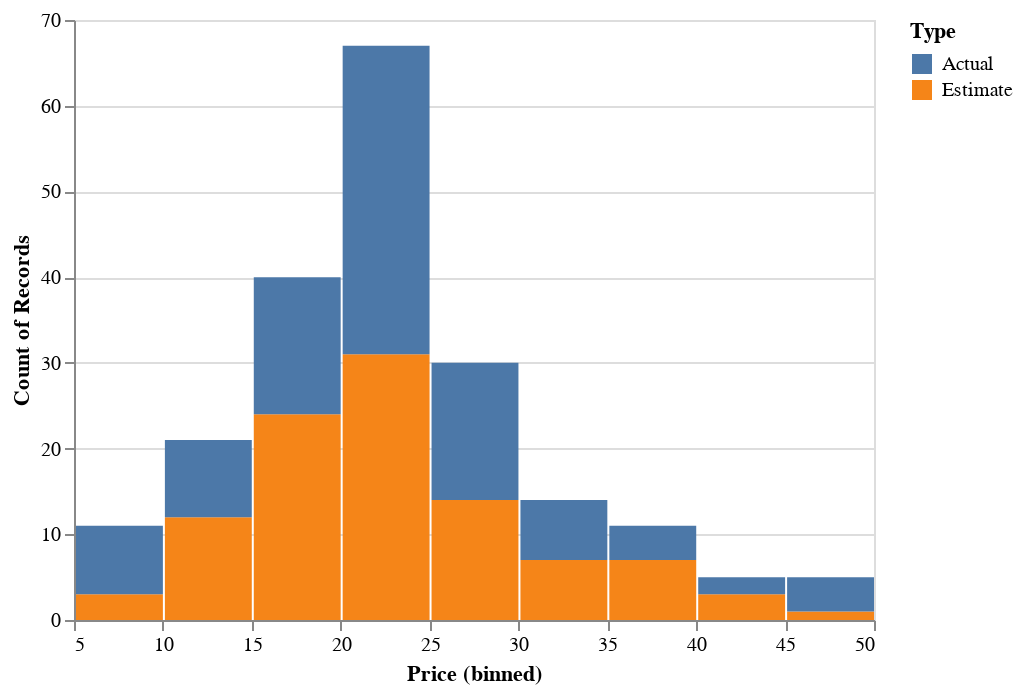

Source (notebook cell):
### Code cell
alt.Chart(chart_data).mark_bar().encode(alt.X("Price:Q", bin=True), y="count()", color="Type")

### Figure 1 — Vega-Lite specification as saved in the notebook (floating-point values rounded to 4 significant figures; data arrays with more than 128 entries replaced by an {"elided": "..."} marker saying what was removed)
{"config": {"view": {"continuousWidth": 400, "continuousHeight": 300}}, "data": {"name": "data-2ec8efc7d34d35bbaed254d7a40e5963"}, "mark": "bar", "encoding": {"color": {"type": "nominal", "field": "Type"}, "x": {"type": "quantitative", "bin": true, "field": "Price"}, "y": {"type": "quantitative", "aggregate": "count"}}, "$schema": "https://vega.github.io/schema/vega-lite/v4.0.0.json", "datasets": {"data-2ec8efc7d34d35bbaed254d7a40e5963": {"elided": "204 records"}}}
